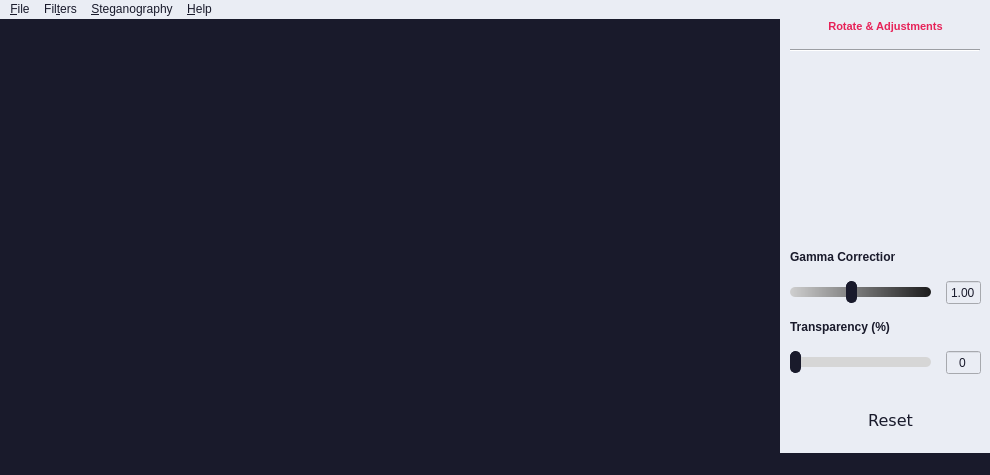
<?xml version="1.0" encoding="UTF-8"?>
<ui version="4.0">
 <class>MainWindow</class>
 <widget class="QMainWindow" name="MainWindow">
  <property name="geometry">
   <rect>
    <x>0</x>
    <y>0</y>
    <width>990</width>
    <height>475</height>
   </rect>
  </property>
  <property name="minimumSize">
   <size>
    <width>990</width>
    <height>475</height>
   </size>
  </property>
  <property name="windowTitle">
   <string>Simple Editor</string>
  </property>
  <property name="windowIcon">
   <iconset>
    <normaloff>resources/window_icon.png</normaloff>resources/window_icon.png</iconset>
  </property>
  <property name="styleSheet">
   <string notr="true">QWidget {
	background-color: rgb(25, 26, 43);
}
QMenuBar{
	background-color: rgb(234, 237, 244);
	color: rgb(25, 26, 43);
}
QMenuBar::item:selected{
	background-color: rgb(231, 34, 88);
	color: rgb(234, 237, 244);
}
QMenu{
	background-color: rgb(231, 34, 88);
	color: rgb(234, 237, 244);
}
QMenu::item:enabled:selected{
	background-color: rgb(234, 237, 244);
	color: rgb(25, 26, 43);
}
QMenu#menuEdge_Enhance, #menuFind_Edge, #menuSmooth, #menuAbout{
	background-color: rgb(234, 237, 244);
	color: rgb(25, 26, 43);
}
QMenu::item:enabled:selected#menuEdge_Enhance{
	background-color: rgb(231, 34, 88);
	color: rgb(234, 237, 244);
}
QMenu::item:enabled:selected#menuFind_Edge{
	background-color: rgb(231, 34, 88);
	color: rgb(234, 237, 244);
}
QMenu::item:enabled:selected#menuSmooth{
	background-color: rgb(231, 34, 88);
	color: rgb(234, 237, 244);
}
QMenu::item:enabled:selected#menuAbout{
	background-color: rgb(231, 34, 88);
	color: rgb(234, 237, 244);
}
QMenu::item:disabled{
	color: gray;
}
QStatusBar{
	color: white;
}
QPushButton{
	color: rgb(25, 26, 43);
	 border-style: none;
}
QPushButton:hover{
	border: 1px solid #191a2b;
	border-radius: 10px;
}
QPushButton:pressed{
	border: 2px solid #e72258;
	border-radius: 10px;
}
QSlider::handle:horizontaly{
	background-color:  rgb(25, 26, 43);
	border: 1px solid #191a2b;
	width: 9px;
	margin: -6px 0;
	border-radius: 5px;
}
QSlider::groove:horizontaly#gammaSlider{
	background-color: qlineargradient(spread:pad, x1:1, y1:0, x2:0, y2:0, stop:0 rgba(27, 27, 27, 255), stop:1 rgba(207, 207, 207, 255));
	height: 10px;
	border-radius: 5px;
}
QSlider::groove:horizontaly#transpaSlider{
	height: 10px;
	border-radius: 5px;
}
QSlider::sub-page:horizontaly#transpaSlider{
	background: rgb(231, 34, 88);
	border-radius: 5px;
}
QSlider::add-page:horizontaly#transpaSlider{
	background: rgba(214, 214, 214);
	border-radius: 5px;
}
QSpinBox{
	color: rgb(25, 26, 43);
}
QDoubleSpinBox{
	color: rgb(25, 26, 43);
}</string>
  </property>
  <widget class="QWidget" name="centralwidget">
   <widget class="QWidget" name="verticalWidget" native="true">
    <property name="geometry">
     <rect>
      <x>780</x>
      <y>0</y>
      <width>211</width>
      <height>461</height>
     </rect>
    </property>
    <property name="styleSheet">
     <string notr="true">background-color: rgb(234, 237, 244);</string>
    </property>
    <layout class="QVBoxLayout" name="verticalLayout" stretch="1,1,1,1,0,1,0,1">
     <property name="spacing">
      <number>15</number>
     </property>
     <property name="sizeConstraint">
      <enum>QLayout::SetNoConstraint</enum>
     </property>
     <property name="leftMargin">
      <number>10</number>
     </property>
     <property name="rightMargin">
      <number>10</number>
     </property>
     <property name="bottomMargin">
      <number>30</number>
     </property>
     <item>
      <widget class="QLabel" name="label">
       <property name="maximumSize">
        <size>
         <width>500</width>
         <height>15</height>
        </size>
       </property>
       <property name="font">
        <font>
         <pointsize>8</pointsize>
         <weight>75</weight>
         <bold>true</bold>
        </font>
       </property>
       <property name="text">
        <string>&lt;html&gt;&lt;head/&gt;&lt;body&gt;&lt;p&gt;&lt;span style=&quot; color:#e72258;&quot;&gt;Rotate &amp;amp; Adjustments&lt;/span&gt;&lt;/p&gt;&lt;/body&gt;&lt;/html&gt;</string>
       </property>
       <property name="alignment">
        <set>Qt::AlignCenter</set>
       </property>
      </widget>
     </item>
     <item>
      <widget class="Line" name="line">
       <property name="minimumSize">
        <size>
         <width>190</width>
         <height>0</height>
        </size>
       </property>
       <property name="maximumSize">
        <size>
         <width>190</width>
         <height>16777215</height>
        </size>
       </property>
       <property name="layoutDirection">
        <enum>Qt::LeftToRight</enum>
       </property>
       <property name="frameShadow">
        <enum>QFrame::Sunken</enum>
       </property>
       <property name="lineWidth">
        <number>1</number>
       </property>
       <property name="midLineWidth">
        <number>0</number>
       </property>
       <property name="orientation">
        <enum>Qt::Horizontal</enum>
       </property>
      </widget>
     </item>
     <item>
      <widget class="QWidget" name="horizontalWidget" native="true">
       <property name="maximumSize">
        <size>
         <width>16777215</width>
         <height>250</height>
        </size>
       </property>
       <layout class="QHBoxLayout" name="horizontalLayout">
        <item>
         <widget class="QPushButton" name="btnRotate">
          <property name="enabled">
           <bool>false</bool>
          </property>
          <property name="minimumSize">
           <size>
            <width>40</width>
            <height>40</height>
           </size>
          </property>
          <property name="maximumSize">
           <size>
            <width>40</width>
            <height>40</height>
           </size>
          </property>
          <property name="cursor">
           <cursorShape>PointingHandCursor</cursorShape>
          </property>
          <property name="toolTip">
           <string>Rotate 90° Right</string>
          </property>
          <property name="toolTipDuration">
           <number>-1</number>
          </property>
          <property name="text">
           <string/>
          </property>
          <property name="icon">
           <iconset>
            <normaloff>resources/rotate.png</normaloff>resources/rotate.png</iconset>
          </property>
          <property name="iconSize">
           <size>
            <width>40</width>
            <height>40</height>
           </size>
          </property>
         </widget>
        </item>
        <item>
         <widget class="QPushButton" name="btnFlipH">
          <property name="enabled">
           <bool>false</bool>
          </property>
          <property name="minimumSize">
           <size>
            <width>40</width>
            <height>40</height>
           </size>
          </property>
          <property name="maximumSize">
           <size>
            <width>40</width>
            <height>40</height>
           </size>
          </property>
          <property name="cursor">
           <cursorShape>PointingHandCursor</cursorShape>
          </property>
          <property name="toolTip">
           <string>Flip Horizontaly</string>
          </property>
          <property name="text">
           <string/>
          </property>
          <property name="icon">
           <iconset>
            <normaloff>resources/flip_h.png</normaloff>resources/flip_h.png</iconset>
          </property>
          <property name="iconSize">
           <size>
            <width>40</width>
            <height>40</height>
           </size>
          </property>
         </widget>
        </item>
        <item>
         <widget class="QPushButton" name="btnFlipV">
          <property name="enabled">
           <bool>false</bool>
          </property>
          <property name="minimumSize">
           <size>
            <width>40</width>
            <height>40</height>
           </size>
          </property>
          <property name="maximumSize">
           <size>
            <width>40</width>
            <height>40</height>
           </size>
          </property>
          <property name="cursor">
           <cursorShape>PointingHandCursor</cursorShape>
          </property>
          <property name="toolTip">
           <string>Flip Verticaly</string>
          </property>
          <property name="text">
           <string/>
          </property>
          <property name="icon">
           <iconset>
            <normaloff>resources/flip_v.png</normaloff>resources/flip_v.png</iconset>
          </property>
          <property name="iconSize">
           <size>
            <width>40</width>
            <height>40</height>
           </size>
          </property>
         </widget>
        </item>
       </layout>
      </widget>
     </item>
     <item>
      <widget class="QLabel" name="label_2">
       <property name="maximumSize">
        <size>
         <width>105</width>
         <height>15</height>
        </size>
       </property>
       <property name="font">
        <font>
         <weight>75</weight>
         <bold>true</bold>
        </font>
       </property>
       <property name="text">
        <string>&lt;html&gt;&lt;head/&gt;&lt;body&gt;&lt;p&gt;&lt;span style=&quot; color:#191a2b;&quot;&gt;Gamma Correction&lt;/span&gt;&lt;/p&gt;&lt;/body&gt;&lt;/html&gt;</string>
       </property>
      </widget>
     </item>
     <item>
      <layout class="QHBoxLayout" name="horizontalLayout_2">
       <item>
        <widget class="QSlider" name="gammaSlider">
         <property name="enabled">
          <bool>false</bool>
         </property>
         <property name="minimumSize">
          <size>
           <width>140</width>
           <height>22</height>
          </size>
         </property>
         <property name="maximumSize">
          <size>
           <width>191</width>
           <height>22</height>
          </size>
         </property>
         <property name="minimum">
          <number>25</number>
         </property>
         <property name="maximum">
          <number>200</number>
         </property>
         <property name="value">
          <number>100</number>
         </property>
         <property name="sliderPosition">
          <number>100</number>
         </property>
         <property name="orientation">
          <enum>Qt::Horizontal</enum>
         </property>
         <property name="invertedAppearance">
          <bool>false</bool>
         </property>
        </widget>
       </item>
       <item>
        <widget class="QDoubleSpinBox" name="gammaSpin">
         <property name="enabled">
          <bool>true</bool>
         </property>
         <property name="minimumSize">
          <size>
           <width>35</width>
           <height>25</height>
          </size>
         </property>
         <property name="alignment">
          <set>Qt::AlignCenter</set>
         </property>
         <property name="readOnly">
          <bool>true</bool>
         </property>
         <property name="buttonSymbols">
          <enum>QAbstractSpinBox::NoButtons</enum>
         </property>
         <property name="decimals">
          <number>2</number>
         </property>
         <property name="maximum">
          <double>2.000000000000000</double>
         </property>
         <property name="value">
          <double>1.000000000000000</double>
         </property>
        </widget>
       </item>
      </layout>
     </item>
     <item>
      <widget class="QLabel" name="label_3">
       <property name="maximumSize">
        <size>
         <width>105</width>
         <height>15</height>
        </size>
       </property>
       <property name="font">
        <font>
         <weight>75</weight>
         <bold>true</bold>
        </font>
       </property>
       <property name="text">
        <string>&lt;html&gt;&lt;head/&gt;&lt;body&gt;&lt;p&gt;&lt;span style=&quot; color:#191a2b;&quot;&gt;Transparency (%)&lt;/span&gt;&lt;/p&gt;&lt;/body&gt;&lt;/html&gt;</string>
       </property>
      </widget>
     </item>
     <item>
      <layout class="QHBoxLayout" name="horizontalLayout_3">
       <item>
        <widget class="QSlider" name="transpaSlider">
         <property name="enabled">
          <bool>false</bool>
         </property>
         <property name="minimumSize">
          <size>
           <width>140</width>
           <height>22</height>
          </size>
         </property>
         <property name="maximumSize">
          <size>
           <width>191</width>
           <height>22</height>
          </size>
         </property>
         <property name="toolTip">
          <string/>
         </property>
         <property name="minimum">
          <number>0</number>
         </property>
         <property name="maximum">
          <number>100</number>
         </property>
         <property name="value">
          <number>0</number>
         </property>
         <property name="orientation">
          <enum>Qt::Horizontal</enum>
         </property>
         <property name="invertedAppearance">
          <bool>false</bool>
         </property>
         <property name="invertedControls">
          <bool>true</bool>
         </property>
        </widget>
       </item>
       <item>
        <widget class="QSpinBox" name="transpaSpin">
         <property name="minimumSize">
          <size>
           <width>35</width>
           <height>25</height>
          </size>
         </property>
         <property name="alignment">
          <set>Qt::AlignCenter</set>
         </property>
         <property name="readOnly">
          <bool>true</bool>
         </property>
         <property name="buttonSymbols">
          <enum>QAbstractSpinBox::NoButtons</enum>
         </property>
         <property name="maximum">
          <number>100</number>
         </property>
         <property name="value">
          <number>0</number>
         </property>
        </widget>
       </item>
      </layout>
     </item>
     <item>
      <widget class="QPushButton" name="btnReset">
       <property name="enabled">
        <bool>false</bool>
       </property>
       <property name="maximumSize">
        <size>
         <width>191</width>
         <height>60</height>
        </size>
       </property>
       <property name="font">
        <font>
         <family>Verdana</family>
         <pointsize>12</pointsize>
         <weight>50</weight>
         <bold>false</bold>
         <stylestrategy>PreferAntialias</stylestrategy>
        </font>
       </property>
       <property name="cursor">
        <cursorShape>PointingHandCursor</cursorShape>
       </property>
       <property name="toolTip">
        <string>Revert You Image to the Original</string>
       </property>
       <property name="text">
        <string>  Reset</string>
       </property>
       <property name="icon">
        <iconset>
         <normaloff>resources/reset.png</normaloff>resources/reset.png</iconset>
       </property>
       <property name="iconSize">
        <size>
         <width>40</width>
         <height>40</height>
        </size>
       </property>
       <property name="checked">
        <bool>false</bool>
       </property>
      </widget>
     </item>
    </layout>
   </widget>
   <widget class="QLabel" name="openImageLabel">
    <property name="geometry">
     <rect>
      <x>210</x>
      <y>60</y>
      <width>331</width>
      <height>311</height>
     </rect>
    </property>
    <property name="maximumSize">
     <size>
      <width>331</width>
      <height>311</height>
     </size>
    </property>
    <property name="cursor">
     <cursorShape>PointingHandCursor</cursorShape>
    </property>
    <property name="toolTip">
     <string>Open an Image...</string>
    </property>
    <property name="text">
     <string/>
    </property>
    <property name="pixmap">
     <pixmap>resources/open_image_icon.png</pixmap>
    </property>
    <property name="scaledContents">
     <bool>true</bool>
    </property>
    <property name="alignment">
     <set>Qt::AlignCenter</set>
    </property>
   </widget>
   <widget class="QWidget" name="gridWidget" native="true">
    <property name="geometry">
     <rect>
      <x>9</x>
      <y>29</y>
      <width>761</width>
      <height>401</height>
     </rect>
    </property>
    <property name="maximumSize">
     <size>
      <width>761</width>
      <height>441</height>
     </size>
    </property>
    <layout class="QGridLayout" name="gridLayout">
     <property name="leftMargin">
      <number>20</number>
     </property>
     <property name="topMargin">
      <number>20</number>
     </property>
     <property name="rightMargin">
      <number>20</number>
     </property>
     <property name="bottomMargin">
      <number>20</number>
     </property>
     <item row="0" column="0">
      <widget class="QLabel" name="imageLabel">
       <property name="toolTip">
        <string>Open an Image...</string>
       </property>
       <property name="text">
        <string/>
       </property>
       <property name="alignment">
        <set>Qt::AlignCenter</set>
       </property>
      </widget>
     </item>
    </layout>
   </widget>
   <zorder>gridWidget</zorder>
   <zorder>verticalWidget</zorder>
   <zorder>openImageLabel</zorder>
  </widget>
  <widget class="QMenuBar" name="menubar">
   <property name="geometry">
    <rect>
     <x>0</x>
     <y>0</y>
     <width>990</width>
     <height>21</height>
    </rect>
   </property>
   <widget class="QMenu" name="menuFile">
    <property name="title">
     <string>&amp;File</string>
    </property>
    <addaction name="actionOpen"/>
    <addaction name="actionSave"/>
    <addaction name="actionSave_As"/>
    <addaction name="separator"/>
    <addaction name="actionExit"/>
   </widget>
   <widget class="QMenu" name="menuFilters">
    <property name="title">
     <string>Fil&amp;ters</string>
    </property>
    <widget class="QMenu" name="menuEdge_Enhance">
     <property name="title">
      <string>Edge Enhance</string>
     </property>
     <addaction name="actionE_E_Normal"/>
     <addaction name="actionE_E_More"/>
    </widget>
    <widget class="QMenu" name="menuSmooth">
     <property name="title">
      <string>Smooth</string>
     </property>
     <addaction name="actionS_Normal"/>
     <addaction name="actionS_More"/>
    </widget>
    <widget class="QMenu" name="menuFind_Edge">
     <property name="title">
      <string>Find Edge</string>
     </property>
     <addaction name="actionF_E_Weak_Detection"/>
     <addaction name="actionF_E_Medium_Detection"/>
     <addaction name="actionF_E_Strong_Detection"/>
    </widget>
    <addaction name="actionBlack_and_White"/>
    <addaction name="actionGray_Scale"/>
    <addaction name="actionNegative"/>
    <addaction name="separator"/>
    <addaction name="actionBlur"/>
    <addaction name="actionCountor"/>
    <addaction name="actionDetail"/>
    <addaction name="menuEdge_Enhance"/>
    <addaction name="actionEmboss"/>
    <addaction name="menuFind_Edge"/>
    <addaction name="actionSharpen"/>
    <addaction name="menuSmooth"/>
    <addaction name="separator"/>
    <addaction name="actionRed_Scale"/>
    <addaction name="actionGreen_Scale"/>
    <addaction name="actionBlue_Scale"/>
   </widget>
   <widget class="QMenu" name="menuSteganography">
    <property name="title">
     <string>&amp;Steganography</string>
    </property>
    <addaction name="actionHide_Text"/>
    <addaction name="actionIdentify_Secret_Text"/>
   </widget>
   <widget class="QMenu" name="menuHelp">
    <property name="title">
     <string>&amp;Help</string>
    </property>
    <widget class="QMenu" name="menuAbout">
     <property name="title">
      <string>&amp;About</string>
     </property>
     <addaction name="actionAbout_App"/>
     <addaction name="actionAbout_Img"/>
    </widget>
    <addaction name="menuAbout"/>
   </widget>
   <addaction name="menuFile"/>
   <addaction name="menuFilters"/>
   <addaction name="menuSteganography"/>
   <addaction name="menuHelp"/>
  </widget>
  <widget class="QStatusBar" name="statusBar"/>
  <action name="actionOpen">
   <property name="text">
    <string>&amp;Open...</string>
   </property>
   <property name="shortcut">
    <string>Ctrl+O</string>
   </property>
  </action>
  <action name="actionSave_As">
   <property name="enabled">
    <bool>false</bool>
   </property>
   <property name="text">
    <string>Save As...</string>
   </property>
   <property name="shortcut">
    <string>Ctrl+Alt+S</string>
   </property>
  </action>
  <action name="actionExit">
   <property name="text">
    <string>E&amp;xit</string>
   </property>
  </action>
  <action name="actionHide_Text">
   <property name="enabled">
    <bool>false</bool>
   </property>
   <property name="text">
    <string>Hide Text With SHA256</string>
   </property>
  </action>
  <action name="actionIdentify_Secret_Text">
   <property name="enabled">
    <bool>false</bool>
   </property>
   <property name="text">
    <string>Identify Secret Text</string>
   </property>
  </action>
  <action name="actionBlack_and_White">
   <property name="enabled">
    <bool>false</bool>
   </property>
   <property name="text">
    <string>Black and White</string>
   </property>
  </action>
  <action name="actionGray_Scale">
   <property name="enabled">
    <bool>false</bool>
   </property>
   <property name="text">
    <string>Gray Scale</string>
   </property>
  </action>
  <action name="actionBlur">
   <property name="enabled">
    <bool>false</bool>
   </property>
   <property name="text">
    <string>Blur</string>
   </property>
  </action>
  <action name="actionCountor">
   <property name="enabled">
    <bool>false</bool>
   </property>
   <property name="text">
    <string>Countor</string>
   </property>
  </action>
  <action name="actionDetail">
   <property name="enabled">
    <bool>false</bool>
   </property>
   <property name="text">
    <string>Detail</string>
   </property>
  </action>
  <action name="actionE_E_Normal">
   <property name="enabled">
    <bool>false</bool>
   </property>
   <property name="text">
    <string>Normal</string>
   </property>
  </action>
  <action name="actionE_E_More">
   <property name="enabled">
    <bool>false</bool>
   </property>
   <property name="text">
    <string>More</string>
   </property>
  </action>
  <action name="actionEmboss">
   <property name="enabled">
    <bool>false</bool>
   </property>
   <property name="text">
    <string>Emboss</string>
   </property>
  </action>
  <action name="actionNegative">
   <property name="enabled">
    <bool>false</bool>
   </property>
   <property name="text">
    <string>Negative</string>
   </property>
  </action>
  <action name="actionSharpen">
   <property name="enabled">
    <bool>false</bool>
   </property>
   <property name="text">
    <string>Sharpen</string>
   </property>
  </action>
  <action name="actionS_Normal">
   <property name="enabled">
    <bool>false</bool>
   </property>
   <property name="text">
    <string>Normal</string>
   </property>
  </action>
  <action name="actionS_More">
   <property name="enabled">
    <bool>false</bool>
   </property>
   <property name="text">
    <string>More</string>
   </property>
  </action>
  <action name="actionF_E_Weak_Detection">
   <property name="enabled">
    <bool>false</bool>
   </property>
   <property name="text">
    <string>Weak Detection</string>
   </property>
  </action>
  <action name="actionF_E_Medium_Detection">
   <property name="enabled">
    <bool>false</bool>
   </property>
   <property name="text">
    <string>Medium Detection</string>
   </property>
  </action>
  <action name="actionF_E_Strong_Detection">
   <property name="enabled">
    <bool>false</bool>
   </property>
   <property name="text">
    <string>Strong Detection</string>
   </property>
  </action>
  <action name="actionAbout_Image">
   <property name="text">
    <string>About Image</string>
   </property>
  </action>
  <action name="actionAbout_App">
   <property name="enabled">
    <bool>true</bool>
   </property>
   <property name="text">
    <string>App</string>
   </property>
  </action>
  <action name="actionAbout_Img">
   <property name="enabled">
    <bool>false</bool>
   </property>
   <property name="text">
    <string>Image</string>
   </property>
  </action>
  <action name="actionSave">
   <property name="enabled">
    <bool>false</bool>
   </property>
   <property name="text">
    <string>Save</string>
   </property>
   <property name="shortcut">
    <string>Ctrl+S</string>
   </property>
  </action>
  <action name="actionRed_Scale">
   <property name="enabled">
    <bool>false</bool>
   </property>
   <property name="text">
    <string>Red Scale</string>
   </property>
  </action>
  <action name="actionGreen_Scale">
   <property name="enabled">
    <bool>false</bool>
   </property>
   <property name="text">
    <string>Green Scale</string>
   </property>
  </action>
  <action name="actionBlue_Scale">
   <property name="enabled">
    <bool>false</bool>
   </property>
   <property name="text">
    <string>Blue Scale</string>
   </property>
  </action>
 </widget>
 <resources/>
 <connections/>
</ui>
